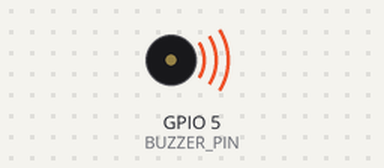
The sketch below on a simulated ESP32. Parts: buzzer (waves = sounding, pin HIGH).

Above: at 0.2 s.
Timing chart, 0 to 3.0 s (numbered marks = the images above):
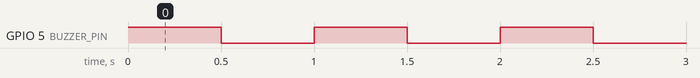

The sketch:

buzzer.ino
```cpp
#define BUZZER_PIN 5  // Change this to the pin your buzzer is connected to

void setup() {
    pinMode(BUZZER_PIN, OUTPUT);
}

void loop() {
    digitalWrite(BUZZER_PIN, HIGH); // Turn buzzer ON
    delay(500);                     // Wait 500ms
    digitalWrite(BUZZER_PIN, LOW);  // Turn buzzer OFF
    delay(500);                     // Wait 500ms
}


// #define BUZZER_PIN 5

// int melody[] = {
//     262, 262, 294, 262, 349, 330, // Happy birthday to you
//     262, 262, 294, 262, 392, 349, // Happy birthday to you
//     262, 262, 523, 440, 349, 330, 294, // Happy birthday dear [Name]
//     466, 466, 440, 349, 392, 349 // Happy birthday to you
// };

// int noteDurations[] = {
//     4, 4, 2, 2, 2, 1,
//     4, 4, 2, 2, 2, 1,
//     4, 4, 2, 2, 2, 2, 1,
//     4, 4, 2, 2, 2, 1
// };

// void playHappyBirthday() {
//     for (int i = 0; i < sizeof(melody)/sizeof(melody[0]); i++) {
//         int duration = 500 / noteDurations[i];
//         tone(BUZZER_PIN, melody[i], duration);
//         delay(duration * 1.3);
//         noTone(BUZZER_PIN);
//     }
// }

// void setup() {
//     pinMode(BUZZER_PIN, OUTPUT);
//     playHappyBirthday();
// }

// void loop() {
//     // Nothing here
// }
```

Measured:
- by itself, GPIO 5 (BUZZER_PIN): alternates HIGH for 0.50 s and LOW for 0.50 s
